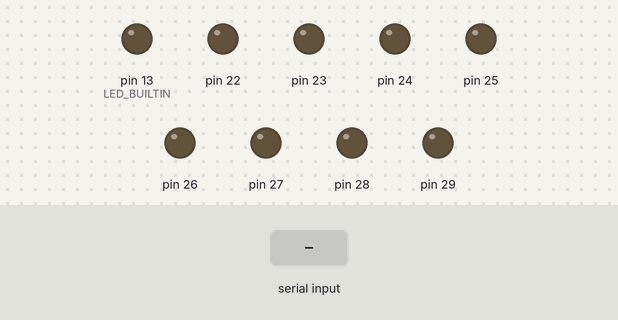
The sketch below on a simulated Arduino Mega 2560, built with avr-gcc and run on an emulated ATmega2560. On the bench: output pins drawn as LEDs (lit = HIGH). The inputs (shaded band) are chosen by the test bench. Pins used as bus, display or sensor lines are not drawn; what the sketch prints to the serial monitor is not drawn.

Above: at 1.2 s.
1.3 s: "90,45\n" received over Serial
At 1.45 s:
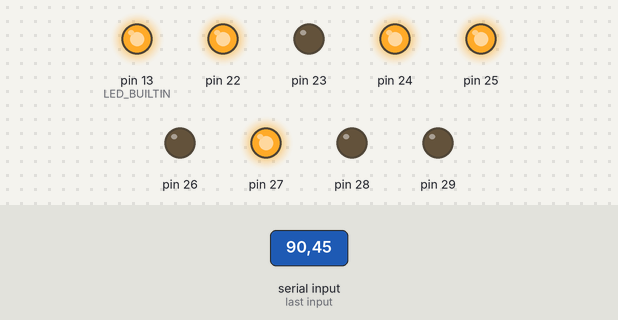
3.0 s: "200\n" received over Serial
At 4.1 s:
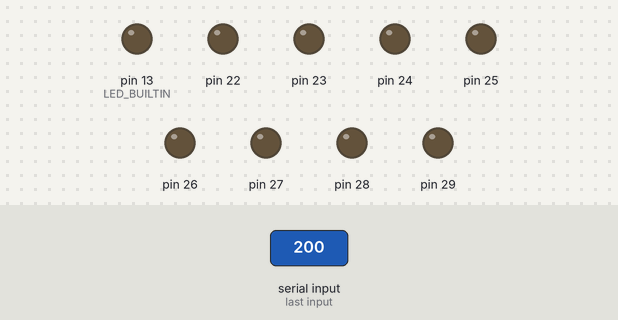
4.6 s: "30,150\n" received over Serial
At 4.75 s:
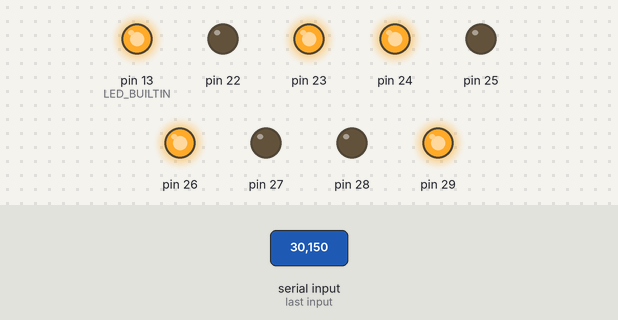
6.3 s: "5\n" received over Serial
At 6.7 s:
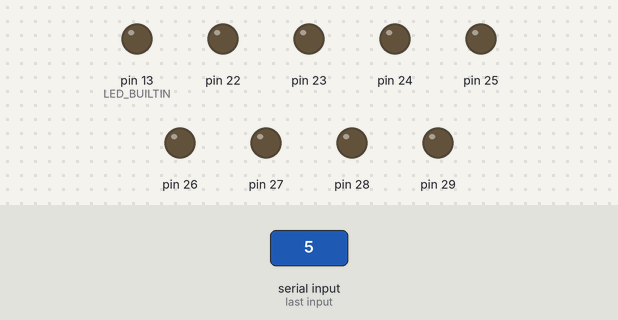
Timing chart, 0 to 8.9 s (numbered marks = the images above; inputs shaded):
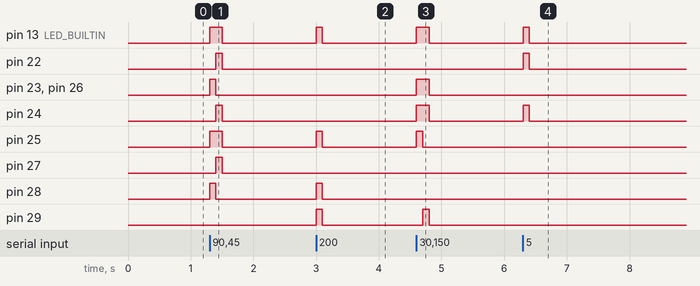

The sketch:

Serial2Parallel.ino
```cpp
/*
 This script receives integer bytes from the serial port (UART) and converts
 these serial inputs to a parallel byte which is sent as an ouput on port A
 (channels 22-29). A Strobe channel is used to indicate the byte has been written
 this is on channel 37 (PORTC = 1)

 The Serial2Pi_TEST script is a copy of this script but with an additional port read
 on PORTA to be sure the parallel out is working.

 This is currently written for a Mega in order to make parallel byte writing
 simple (PORT A and PORT C on the mega have all 8 channels in order)
 */


int next = 0;
int strobe = 3;
//int check = 19;

void setup() {
  // initialize serial:
  Serial.begin(115200);
  Serial.setTimeout(10000000000);

  //For seeing when an input arrives
  pinMode(LED_BUILTIN, OUTPUT);

  //sets pins 22-29 as outputs and then sets all port channels as low
  DDRA = B11111111;
  PORTA = 0;

  //
  delayMicroseconds(50);
  pinMode(strobe,OUTPUT);
  digitalWrite(strobe,HIGH);
  delayMicroseconds(50);
  digitalWrite(strobe,LOW);
  //pinMode(check,INPUT);
  Serial.println(0);
}

void loop() {
  // print the string when a newline arrives:
  delay(1);
  Serial.println("Waiting");
  while (Serial.available()>0) {

  //The following can be commented out for faster processing
    digitalWrite(LED_BUILTIN, HIGH);

    //Read the serial input
    int next = Serial.parseInt();

    //Print if desired (although this should use a different UART channel)
    Serial.println(next);
    PORTA = next;

    delayMicroseconds(10);
    //Turn on strobe
    digitalWrite(strobe,HIGH);

    //duration the strobe turns on
    delay(100);
    digitalWrite(strobe,LOW);

    //Clear the port
    PORTA = 0;

    //depending on the line ending, there may be additional bytes to read, this removes them:
    Serial.read();

    delayMicroseconds(10); //Takes 150 microseconds to reset the pin on Plexon

    //Turn off the LED
    digitalWrite(LED_BUILTIN, LOW);

  }
}
```

Measured:
- after the input at 1.3 s, pin 13 (LED_BUILTIN), pin 25: LOW → HIGH at once, → LOW 0.20 s later; pin 22, pin 24, pin 27: LOW → HIGH after 0.10 s, → LOW 0.10 s later; pin 23, pin 26, pin 28: LOW → HIGH at once, → LOW 0.10 s later
- after the input at 3.0 s, pin 13 (LED_BUILTIN), pin 25, pin 28, pin 29: LOW → HIGH at once, → LOW 0.10 s later
- after the input at 4.6 s, pin 13 (LED_BUILTIN), pin 23, pin 24, pin 26: LOW → HIGH at once, → LOW 0.20 s later; pin 25: LOW → HIGH at once, → LOW 0.10 s later; pin 29: LOW → HIGH after 0.10 s, → LOW 0.10 s later
- after the input at 6.3 s, pin 13 (LED_BUILTIN), pin 22, pin 24: LOW → HIGH at once, → LOW 0.10 s later
